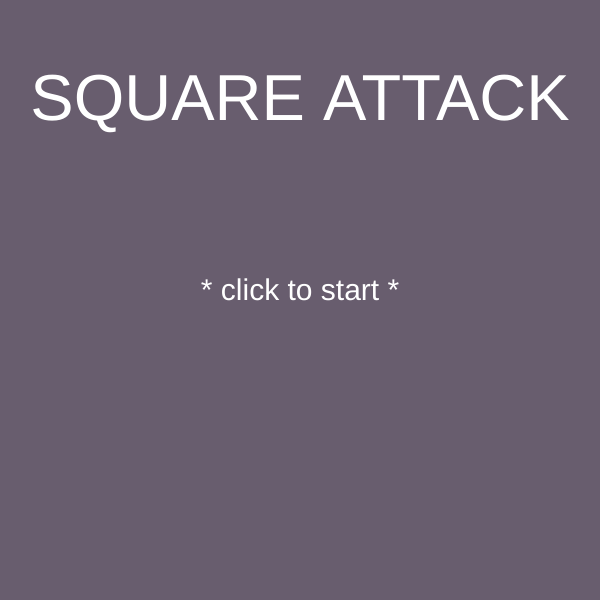
Frame 1 (no input)
Frame 60 (no input): identical to frame 1, image omitted
Frame 120 (the mouse pressed at the canvas centre since frame 60): identical to frame 1, image omitted

The p5.js sketch that drew this single still picture (run headless with seeded random() and noise() and a simulated clock; from frame 60 on, the mouse is pressed at the canvas centre):

// p5.js sketch
// ── sketch.js
'use strict';

let state = 'title';
let cnv;
let points = 0;
let w = 600;
let h = 600;
let player;
let coins;

function setup() {
  cnv = createCanvas(w, h);

  textFont('arial');

  player = new Player();

  coins = new Coins();
  
}

function draw() {

switch (state){
  case 'title':
    title();
    cnv.mouseClicked(titleMouseClicked);
    break;
  case 'level 1':
    level1();
    cnv.mouseClicked(level1MouseClicked);
    break;
  case 'you win':
    youWin();
    cnv.mouseClicked(youWinMouseClicked);
    break;
  default:
    break;
  }  
}

function keyPressed(){
  if (keyCode == LEFT_ARROW){
    player.direction = 'left'
  } else if (keyCode == RIGHT_ARROW) {
    player.direction = 'right'
  } else if (keyCode == RIGHT_ARROW) {
    player.direction = 'up'
  } else if (keyCode == DOWN_ARROW) {
  player.direction = 'down'
  } else if (key = ' '){
    player.direction = 'still';
  }
}

function title(){
  background(104, 93, 110);
  textSize(65);
  fill(255);
  textAlign(CENTER);
  text('SQUARE ATTACK', w/2, h/5);

  textSize(30);
  text('* click to start *', w/2, h/2);
}

function titleMouseClicked(){
  console.log('canvas is clicked on title page');
  state = 'level 1'
}

function level1() {
  background(152, 227, 188);
  // text('click for points', w/2, h - 30);

  player.display();
  player.move();

  coins.display();
  coins.move();
}

function level1MouseClicked() {
  points++;
  console.log('points = ' + points);

  if (points >= 10){
    state = 'you win';
  }
}

function youWin(){
  background(245, 194, 166);
  textSize(80);
  stroke(255);
  text('YOU WIN!!! :)', w/2, h/2);

  textSize(30);
  text('* click to restart *', w/2, h * 3/4);
}

function youWinMouseClicked(){
  state = 'level 1';
  points = 0;
}
// ── coins.js

class Coins {
    constructor (){
        this.r = 50;
        this.x = random(w);
        this.y = 0 - this.r;
    }


    display(){
        rect(this.x, this.y, this.r, this.r);
    }

    move(){
        this.y++;
    }
}
// ── player.js

class Player {
    constructor(){
        this.r = 60;
        this.x = w / 2;
        this.y = h - this.r;
        this.speed = 2;
        this.direction = 'still';

    }
    
    display(){
        rect(this.x, this.y, this.r, this.r);
    }

    move(){

        switch (this.direction){
            case 'still':
                // dont move anything
                 break;
            case 'up':
                // decrease y pos
                this.y -= this.speed;
                break;
            case 'down':
                // increase y pos
                this.y += this.speed;
                break;
            case 'right':
                // increasing x pos
                this.x += this.speed;
                 break;
            case 'left':
                // decreasing x pos
                this.x -= this.speed;
                break;
            default:
                break;
        }

    }

}
// ── style.css
html, body {
  margin: 0;
  padding: 0;
}

canvas {
  display: block;
  margin: 100px auto;

}
